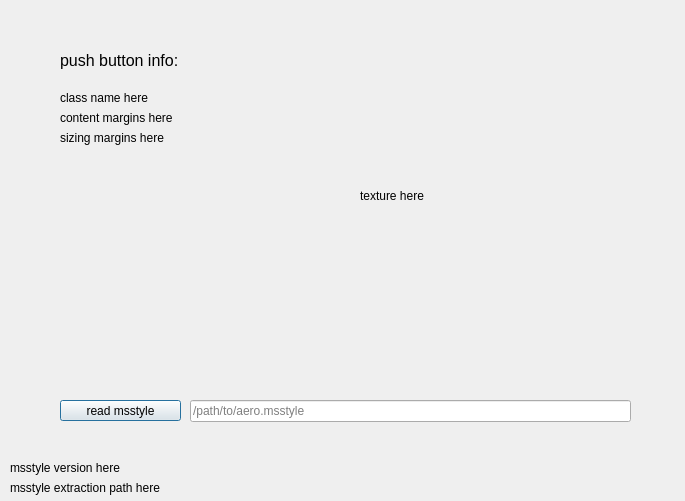
<?xml version="1.0" encoding="UTF-8"?>
<ui version="4.0">
 <class>MainWindow</class>
 <widget class="QMainWindow" name="MainWindow">
  <property name="geometry">
   <rect>
    <x>0</x>
    <y>0</y>
    <width>685</width>
    <height>501</height>
   </rect>
  </property>
  <property name="windowTitle">
   <string>MainWindow</string>
  </property>
  <widget class="QWidget" name="centralwidget">
   <widget class="QPushButton" name="readMsstyle">
    <property name="geometry">
     <rect>
      <x>60</x>
      <y>400</y>
      <width>121</width>
      <height>21</height>
     </rect>
    </property>
    <property name="text">
     <string>read msstyle</string>
    </property>
    <property name="autoDefault">
     <bool>true</bool>
    </property>
    <property name="default">
     <bool>true</bool>
    </property>
   </widget>
   <widget class="QLineEdit" name="msstylePath">
    <property name="geometry">
     <rect>
      <x>190</x>
      <y>400</y>
      <width>441</width>
      <height>22</height>
     </rect>
    </property>
    <property name="placeholderText">
     <string>/path/to/aero.msstyle</string>
    </property>
   </widget>
   <widget class="QLabel" name="label">
    <property name="geometry">
     <rect>
      <x>60</x>
      <y>50</y>
      <width>571</width>
      <height>21</height>
     </rect>
    </property>
    <property name="font">
     <font>
      <pointsize>12</pointsize>
     </font>
    </property>
    <property name="text">
     <string>push button info:</string>
    </property>
   </widget>
   <widget class="QLabel" name="classname">
    <property name="geometry">
     <rect>
      <x>60</x>
      <y>90</y>
      <width>221</width>
      <height>16</height>
     </rect>
    </property>
    <property name="text">
     <string>class name here</string>
    </property>
   </widget>
   <widget class="QLabel" name="cm">
    <property name="geometry">
     <rect>
      <x>60</x>
      <y>110</y>
      <width>221</width>
      <height>16</height>
     </rect>
    </property>
    <property name="text">
     <string>content margins here</string>
    </property>
   </widget>
   <widget class="QLabel" name="sm">
    <property name="geometry">
     <rect>
      <x>60</x>
      <y>130</y>
      <width>221</width>
      <height>16</height>
     </rect>
    </property>
    <property name="text">
     <string>sizing margins here</string>
    </property>
   </widget>
   <widget class="QLabel" name="extractedPath">
    <property name="geometry">
     <rect>
      <x>10</x>
      <y>480</y>
      <width>221</width>
      <height>16</height>
     </rect>
    </property>
    <property name="text">
     <string>msstyle extraction path here</string>
    </property>
   </widget>
   <widget class="QLabel" name="imagefile">
    <property name="geometry">
     <rect>
      <x>360</x>
      <y>80</y>
      <width>261</width>
      <height>231</height>
     </rect>
    </property>
    <property name="text">
     <string>texture here</string>
    </property>
   </widget>
   <widget class="QLabel" name="version">
    <property name="geometry">
     <rect>
      <x>10</x>
      <y>460</y>
      <width>221</width>
      <height>16</height>
     </rect>
    </property>
    <property name="text">
     <string>msstyle version here</string>
    </property>
   </widget>
  </widget>
 </widget>
 <resources/>
 <connections/>
</ui>
